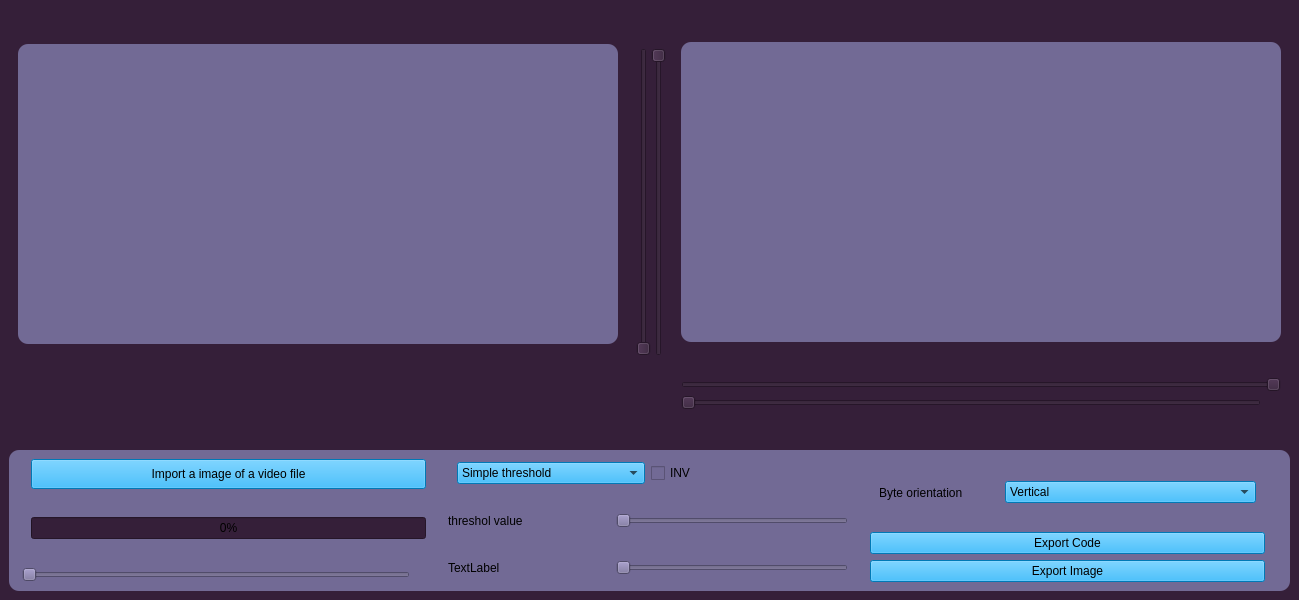
<?xml version="1.0" encoding="UTF-8"?>
<ui version="4.0">
 <class>MainWindow</class>
 <widget class="QMainWindow" name="MainWindow">
  <property name="geometry">
   <rect>
    <x>0</x>
    <y>0</y>
    <width>1280</width>
    <height>600</height>
   </rect>
  </property>
  <property name="windowTitle">
   <string>MainWindow</string>
  </property>
  <widget class="QWidget" name="centralwidget">
   <layout class="QHBoxLayout" name="horizontalLayout">
    <property name="spacing">
     <number>0</number>
    </property>
    <property name="leftMargin">
     <number>0</number>
    </property>
    <property name="topMargin">
     <number>0</number>
    </property>
    <property name="rightMargin">
     <number>0</number>
    </property>
    <property name="bottomMargin">
     <number>0</number>
    </property>
    <item>
     <widget class="QFrame" name="frame_base">
      <property name="styleSheet">
       <string notr="true">background-color:#351F39;</string>
      </property>
      <property name="frameShape">
       <enum>QFrame::NoFrame</enum>
      </property>
      <property name="frameShadow">
       <enum>QFrame::Raised</enum>
      </property>
      <layout class="QVBoxLayout" name="verticalLayout">
       <item>
        <widget class="QFrame" name="frame">
         <property name="frameShape">
          <enum>QFrame::NoFrame</enum>
         </property>
         <property name="frameShadow">
          <enum>QFrame::Raised</enum>
         </property>
         <layout class="QHBoxLayout" name="horizontalLayout_2">
          <property name="spacing">
           <number>9</number>
          </property>
          <property name="leftMargin">
           <number>0</number>
          </property>
          <property name="topMargin">
           <number>0</number>
          </property>
          <property name="rightMargin">
           <number>0</number>
          </property>
          <property name="bottomMargin">
           <number>0</number>
          </property>
          <item>
           <widget class="QFrame" name="frame_input">
            <property name="frameShape">
             <enum>QFrame::NoFrame</enum>
            </property>
            <property name="frameShadow">
             <enum>QFrame::Raised</enum>
            </property>
            <layout class="QVBoxLayout" name="verticalLayout_2">
             <property name="bottomMargin">
              <number>74</number>
             </property>
             <item>
              <widget class="QFrame" name="frame_img_input">
               <property name="minimumSize">
                <size>
                 <width>600</width>
                 <height>300</height>
                </size>
               </property>
               <property name="maximumSize">
                <size>
                 <width>600</width>
                 <height>300</height>
                </size>
               </property>
               <property name="styleSheet">
                <string notr="true">background-color:#726A95;
border-radius:10px;</string>
               </property>
               <property name="frameShape">
                <enum>QFrame::NoFrame</enum>
               </property>
               <property name="frameShadow">
                <enum>QFrame::Raised</enum>
               </property>
               <layout class="QVBoxLayout" name="verticalLayout_4">
                <item>
                 <widget class="QFrame" name="frame_3">
                  <property name="frameShape">
                   <enum>QFrame::NoFrame</enum>
                  </property>
                  <property name="frameShadow">
                   <enum>QFrame::Raised</enum>
                  </property>
                 </widget>
                </item>
                <item>
                 <widget class="QLabel" name="img_input">
                  <property name="text">
                   <string/>
                  </property>
                 </widget>
                </item>
               </layout>
              </widget>
             </item>
            </layout>
           </widget>
          </item>
          <item>
           <widget class="QFrame" name="frame_output">
            <property name="frameShape">
             <enum>QFrame::NoFrame</enum>
            </property>
            <property name="frameShadow">
             <enum>QFrame::Raised</enum>
            </property>
            <layout class="QHBoxLayout" name="horizontalLayout_11">
             <property name="spacing">
              <number>15</number>
             </property>
             <property name="leftMargin">
              <number>0</number>
             </property>
             <property name="topMargin">
              <number>0</number>
             </property>
             <property name="rightMargin">
              <number>9</number>
             </property>
             <property name="bottomMargin">
              <number>0</number>
             </property>
             <item>
              <widget class="QFrame" name="frame_10">
               <property name="maximumSize">
                <size>
                 <width>33</width>
                 <height>356</height>
                </size>
               </property>
               <property name="frameShape">
                <enum>QFrame::NoFrame</enum>
               </property>
               <property name="frameShadow">
                <enum>QFrame::Raised</enum>
               </property>
               <layout class="QHBoxLayout" name="horizontalLayout_4">
                <property name="spacing">
                 <number>0</number>
                </property>
                <property name="leftMargin">
                 <number>0</number>
                </property>
                <property name="topMargin">
                 <number>0</number>
                </property>
                <property name="rightMargin">
                 <number>0</number>
                </property>
                <property name="bottomMargin">
                 <number>48</number>
                </property>
                <item>
                 <widget class="QSlider" name="cut_ver0">
                  <property name="maximumSize">
                   <size>
                    <width>380</width>
                    <height>16777215</height>
                   </size>
                  </property>
                  <property name="cursor">
                   <cursorShape>SplitVCursor</cursorShape>
                  </property>
                  <property name="orientation">
                   <enum>Qt::Vertical</enum>
                  </property>
                 </widget>
                </item>
                <item>
                 <widget class="QSlider" name="cut_ver1">
                  <property name="maximumSize">
                   <size>
                    <width>308</width>
                    <height>16777215</height>
                   </size>
                  </property>
                  <property name="cursor">
                   <cursorShape>SplitVCursor</cursorShape>
                  </property>
                  <property name="orientation">
                   <enum>Qt::Vertical</enum>
                  </property>
                  <property name="invertedAppearance">
                   <bool>true</bool>
                  </property>
                 </widget>
                </item>
               </layout>
              </widget>
             </item>
             <item>
              <widget class="QFrame" name="frame_9">
               <property name="frameShape">
                <enum>QFrame::NoFrame</enum>
               </property>
               <property name="frameShadow">
                <enum>QFrame::Raised</enum>
               </property>
               <layout class="QVBoxLayout" name="verticalLayout_9">
                <property name="spacing">
                 <number>1</number>
                </property>
                <property name="leftMargin">
                 <number>0</number>
                </property>
                <property name="topMargin">
                 <number>0</number>
                </property>
                <property name="rightMargin">
                 <number>0</number>
                </property>
                <property name="bottomMargin">
                 <number>0</number>
                </property>
                <item>
                 <widget class="QFrame" name="frame_img_output">
                  <property name="minimumSize">
                   <size>
                    <width>600</width>
                    <height>300</height>
                   </size>
                  </property>
                  <property name="maximumSize">
                   <size>
                    <width>600</width>
                    <height>300</height>
                   </size>
                  </property>
                  <property name="sizeIncrement">
                   <size>
                    <width>2</width>
                    <height>1</height>
                   </size>
                  </property>
                  <property name="baseSize">
                   <size>
                    <width>2</width>
                    <height>1</height>
                   </size>
                  </property>
                  <property name="styleSheet">
                   <string notr="true">background-color:#726A95;
border-radius:10px;</string>
                  </property>
                  <property name="frameShape">
                   <enum>QFrame::NoFrame</enum>
                  </property>
                  <property name="frameShadow">
                   <enum>QFrame::Raised</enum>
                  </property>
                  <layout class="QVBoxLayout" name="verticalLayout_10">
                   <item>
                    <widget class="QLabel" name="img_output">
                     <property name="text">
                      <string/>
                     </property>
                    </widget>
                   </item>
                  </layout>
                 </widget>
                </item>
                <item>
                 <widget class="QFrame" name="frame_8">
                  <property name="maximumSize">
                   <size>
                    <width>16777215</width>
                    <height>35</height>
                   </size>
                  </property>
                  <property name="frameShape">
                   <enum>QFrame::NoFrame</enum>
                  </property>
                  <property name="frameShadow">
                   <enum>QFrame::Raised</enum>
                  </property>
                  <layout class="QVBoxLayout" name="verticalLayout_11">
                   <property name="spacing">
                    <number>0</number>
                   </property>
                   <property name="leftMargin">
                    <number>0</number>
                   </property>
                   <property name="topMargin">
                    <number>0</number>
                   </property>
                   <property name="rightMargin">
                    <number>0</number>
                   </property>
                   <property name="bottomMargin">
                    <number>0</number>
                   </property>
                   <item>
                    <widget class="QSlider" name="cut_hor0">
                     <property name="maximumSize">
                      <size>
                       <width>16777215</width>
                       <height>580</height>
                      </size>
                     </property>
                     <property name="cursor">
                      <cursorShape>SplitHCursor</cursorShape>
                     </property>
                     <property name="tracking">
                      <bool>false</bool>
                     </property>
                     <property name="orientation">
                      <enum>Qt::Horizontal</enum>
                     </property>
                     <property name="invertedAppearance">
                      <bool>true</bool>
                     </property>
                    </widget>
                   </item>
                   <item>
                    <widget class="QSlider" name="cut_hor1">
                     <property name="maximumSize">
                      <size>
                       <width>580</width>
                       <height>50</height>
                      </size>
                     </property>
                     <property name="cursor">
                      <cursorShape>SplitHCursor</cursorShape>
                     </property>
                     <property name="orientation">
                      <enum>Qt::Horizontal</enum>
                     </property>
                     <property name="invertedControls">
                      <bool>false</bool>
                     </property>
                    </widget>
                   </item>
                  </layout>
                 </widget>
                </item>
               </layout>
              </widget>
             </item>
            </layout>
           </widget>
          </item>
         </layout>
        </widget>
       </item>
       <item>
        <widget class="QFrame" name="frame_commands">
         <property name="minimumSize">
          <size>
           <width>1214</width>
           <height>141</height>
          </size>
         </property>
         <property name="maximumSize">
          <size>
           <width>16777215</width>
           <height>200</height>
          </size>
         </property>
         <property name="styleSheet">
          <string notr="true">QFrame{background-color:#726A95;
border-radius:10px;}</string>
         </property>
         <property name="frameShape">
          <enum>QFrame::NoFrame</enum>
         </property>
         <property name="frameShadow">
          <enum>QFrame::Raised</enum>
         </property>
         <layout class="QHBoxLayout" name="horizontalLayout_10">
          <property name="spacing">
           <number>0</number>
          </property>
          <property name="leftMargin">
           <number>0</number>
          </property>
          <property name="topMargin">
           <number>0</number>
          </property>
          <property name="rightMargin">
           <number>0</number>
          </property>
          <property name="bottomMargin">
           <number>0</number>
          </property>
          <item>
           <widget class="QFrame" name="frame_com_input">
            <property name="maximumSize">
             <size>
              <width>413</width>
              <height>300</height>
             </size>
            </property>
            <property name="frameShape">
             <enum>QFrame::NoFrame</enum>
            </property>
            <property name="frameShadow">
             <enum>QFrame::Raised</enum>
            </property>
            <layout class="QVBoxLayout" name="verticalLayout_7">
             <property name="spacing">
              <number>10</number>
             </property>
             <property name="leftMargin">
              <number>0</number>
             </property>
             <property name="topMargin">
              <number>0</number>
             </property>
             <property name="rightMargin">
              <number>0</number>
             </property>
             <property name="bottomMargin">
              <number>0</number>
             </property>
             <item>
              <widget class="QFrame" name="frame_5">
               <property name="frameShape">
                <enum>QFrame::NoFrame</enum>
               </property>
               <property name="frameShadow">
                <enum>QFrame::Raised</enum>
               </property>
               <layout class="QVBoxLayout" name="verticalLayout_8">
                <item>
                 <widget class="QPushButton" name="Import">
                  <property name="minimumSize">
                   <size>
                    <width>67</width>
                    <height>30</height>
                   </size>
                  </property>
                  <property name="maximumSize">
                   <size>
                    <width>666666</width>
                    <height>16777215</height>
                   </size>
                  </property>
                  <property name="styleSheet">
                   <string notr="true">background-color: rgb(0, 170, 255);</string>
                  </property>
                  <property name="text">
                   <string>Import a image of a video file</string>
                  </property>
                 </widget>
                </item>
               </layout>
              </widget>
             </item>
             <item>
              <widget class="QFrame" name="frame_2">
               <property name="frameShape">
                <enum>QFrame::NoFrame</enum>
               </property>
               <property name="frameShadow">
                <enum>QFrame::Raised</enum>
               </property>
               <layout class="QHBoxLayout" name="horizontalLayout_3">
                <item>
                 <widget class="QProgressBar" name="progressBar">
                  <property name="value">
                   <number>0</number>
                  </property>
                 </widget>
                </item>
               </layout>
              </widget>
             </item>
             <item>
              <widget class="QSlider" name="frame_slider">
               <property name="minimumSize">
                <size>
                 <width>216</width>
                 <height>25</height>
                </size>
               </property>
               <property name="maximumSize">
                <size>
                 <width>388</width>
                 <height>56</height>
                </size>
               </property>
               <property name="styleSheet">
                <string notr="true">background-color:#726A95;</string>
               </property>
               <property name="orientation">
                <enum>Qt::Horizontal</enum>
               </property>
              </widget>
             </item>
            </layout>
           </widget>
          </item>
          <item>
           <widget class="QFrame" name="frame_6">
            <property name="maximumSize">
             <size>
              <width>400</width>
              <height>16777215</height>
             </size>
            </property>
            <property name="frameShape">
             <enum>QFrame::NoFrame</enum>
            </property>
            <property name="frameShadow">
             <enum>QFrame::Raised</enum>
            </property>
            <layout class="QVBoxLayout" name="verticalLayout_5">
             <property name="spacing">
              <number>0</number>
             </property>
             <property name="leftMargin">
              <number>0</number>
             </property>
             <property name="topMargin">
              <number>0</number>
             </property>
             <property name="rightMargin">
              <number>0</number>
             </property>
             <property name="bottomMargin">
              <number>0</number>
             </property>
             <item>
              <widget class="QFrame" name="frame_4">
               <property name="frameShape">
                <enum>QFrame::NoFrame</enum>
               </property>
               <property name="frameShadow">
                <enum>QFrame::Raised</enum>
               </property>
               <layout class="QHBoxLayout" name="horizontalLayout_8">
                <item>
                 <widget class="QComboBox" name="mode_box">
                  <property name="maximumSize">
                   <size>
                    <width>188</width>
                    <height>16777215</height>
                   </size>
                  </property>
                  <property name="styleSheet">
                   <string notr="true">background-color: rgb(0, 170, 255);</string>
                  </property>
                  <item>
                   <property name="text">
                    <string>Simple threshold</string>
                   </property>
                  </item>
                  <item>
                   <property name="text">
                    <string>Canny</string>
                   </property>
                  </item>
                  <item>
                   <property name="text">
                    <string>Adaptive threshold</string>
                   </property>
                  </item>
                 </widget>
                </item>
                <item>
                 <widget class="QCheckBox" name="checkBox">
                  <property name="styleSheet">
                   <string notr="true">background-color:#726A95;</string>
                  </property>
                  <property name="text">
                   <string>INV</string>
                  </property>
                 </widget>
                </item>
               </layout>
              </widget>
             </item>
             <item>
              <widget class="QFrame" name="com_1">
               <property name="maximumSize">
                <size>
                 <width>400</width>
                 <height>400</height>
                </size>
               </property>
               <property name="frameShape">
                <enum>QFrame::NoFrame</enum>
               </property>
               <property name="frameShadow">
                <enum>QFrame::Raised</enum>
               </property>
               <layout class="QHBoxLayout" name="horizontalLayout_6">
                <property name="spacing">
                 <number>0</number>
                </property>
                <property name="leftMargin">
                 <number>0</number>
                </property>
                <property name="topMargin">
                 <number>0</number>
                </property>
                <property name="rightMargin">
                 <number>0</number>
                </property>
                <property name="bottomMargin">
                 <number>0</number>
                </property>
                <item>
                 <widget class="QLabel" name="label">
                  <property name="maximumSize">
                   <size>
                    <width>182</width>
                    <height>16777215</height>
                   </size>
                  </property>
                  <property name="text">
                   <string>threshol value</string>
                  </property>
                 </widget>
                </item>
                <item>
                 <widget class="QSlider" name="parameter_0">
                  <property name="maximumSize">
                   <size>
                    <width>232</width>
                    <height>16777215</height>
                   </size>
                  </property>
                  <property name="styleSheet">
                   <string notr="true">background-color:#726A95;</string>
                  </property>
                  <property name="orientation">
                   <enum>Qt::Horizontal</enum>
                  </property>
                 </widget>
                </item>
               </layout>
              </widget>
             </item>
             <item>
              <widget class="QFrame" name="com_2">
               <property name="maximumSize">
                <size>
                 <width>400</width>
                 <height>16777215</height>
                </size>
               </property>
               <property name="frameShape">
                <enum>QFrame::NoFrame</enum>
               </property>
               <property name="frameShadow">
                <enum>QFrame::Raised</enum>
               </property>
               <layout class="QHBoxLayout" name="horizontalLayout_7">
                <property name="spacing">
                 <number>0</number>
                </property>
                <property name="leftMargin">
                 <number>0</number>
                </property>
                <property name="topMargin">
                 <number>0</number>
                </property>
                <property name="rightMargin">
                 <number>0</number>
                </property>
                <property name="bottomMargin">
                 <number>0</number>
                </property>
                <item>
                 <widget class="QLabel" name="label_2">
                  <property name="maximumSize">
                   <size>
                    <width>182</width>
                    <height>16777215</height>
                   </size>
                  </property>
                  <property name="text">
                   <string>TextLabel</string>
                  </property>
                 </widget>
                </item>
                <item>
                 <widget class="QSlider" name="parameter_1">
                  <property name="maximumSize">
                   <size>
                    <width>232</width>
                    <height>16777215</height>
                   </size>
                  </property>
                  <property name="styleSheet">
                   <string notr="true">background-color:#726A95;</string>
                  </property>
                  <property name="orientation">
                   <enum>Qt::Horizontal</enum>
                  </property>
                 </widget>
                </item>
               </layout>
              </widget>
             </item>
            </layout>
           </widget>
          </item>
          <item>
           <widget class="QFrame" name="frame_com_output">
            <property name="maximumSize">
             <size>
              <width>413</width>
              <height>400</height>
             </size>
            </property>
            <property name="frameShape">
             <enum>QFrame::NoFrame</enum>
            </property>
            <property name="frameShadow">
             <enum>QFrame::Raised</enum>
            </property>
            <layout class="QVBoxLayout" name="verticalLayout_6">
             <item>
              <widget class="QFrame" name="frame_7">
               <property name="frameShape">
                <enum>QFrame::NoFrame</enum>
               </property>
               <property name="frameShadow">
                <enum>QFrame::Raised</enum>
               </property>
               <layout class="QHBoxLayout" name="horizontalLayout_9">
                <item>
                 <widget class="QLabel" name="label_3">
                  <property name="maximumSize">
                   <size>
                    <width>120</width>
                    <height>50</height>
                   </size>
                  </property>
                  <property name="text">
                   <string>Byte orientation</string>
                  </property>
                 </widget>
                </item>
                <item>
                 <widget class="QComboBox" name="comboBox">
                  <property name="styleSheet">
                   <string notr="true">background-color: rgb(0, 170, 255);</string>
                  </property>
                  <item>
                   <property name="text">
                    <string>Vertical</string>
                   </property>
                  </item>
                  <item>
                   <property name="text">
                    <string>Horizontal</string>
                   </property>
                  </item>
                 </widget>
                </item>
               </layout>
              </widget>
             </item>
             <item>
              <widget class="QPushButton" name="export_code">
               <property name="styleSheet">
                <string notr="true">background-color: rgb(0, 170, 255);</string>
               </property>
               <property name="text">
                <string>Export Code</string>
               </property>
              </widget>
             </item>
             <item>
              <widget class="QPushButton" name="export_image">
               <property name="styleSheet">
                <string notr="true">background-color: rgb(0, 170, 255);</string>
               </property>
               <property name="text">
                <string>Export Image</string>
               </property>
              </widget>
             </item>
            </layout>
           </widget>
          </item>
         </layout>
        </widget>
       </item>
      </layout>
     </widget>
    </item>
   </layout>
  </widget>
 </widget>
 <resources/>
 <connections/>
</ui>
